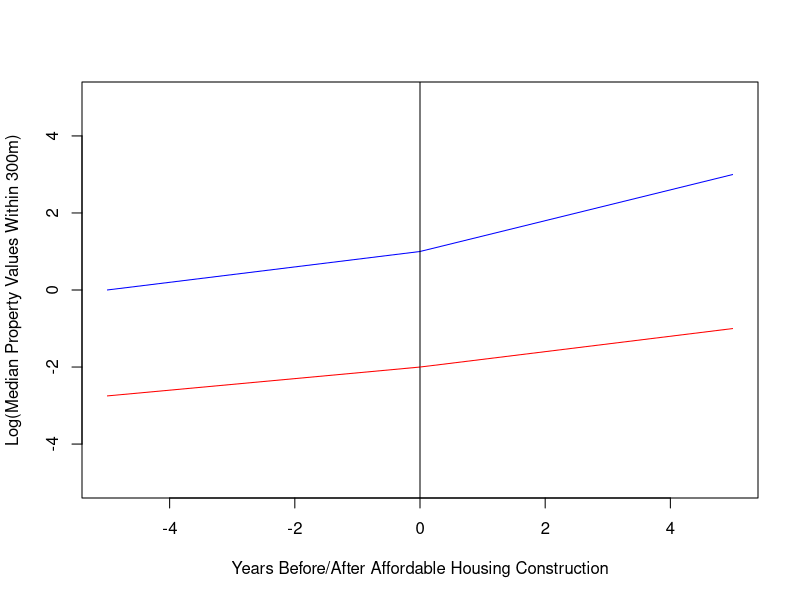

The R script that drew this image:
## ---- chunk 1
knitr::opts_chunk$set(echo = TRUE)
library(ggplot2)
library(plotrix)
## ---- chunk 2

# m1 <- lm(`time_vals.(1)`$t_m_1_100 ~ `time_vals.(1)`$completionyear + `time_vals.(1)`$section415dec, data = `time_vals.(1)`)
# 
# m2 <- lm(~ , data = analysis.data)
# m3 <- lm(~ , data = analysis.data)
# 
# stargazer(m1, m2, m3, type="html",
#           dep.var.labels=c("Median","Fast car (=1)"),
#           covariate.labels=c("Gross horsepower","Rear axle ratio","Four foward gears", "Five
#                              forward gears","Type of transmission (manual=1)"),
#           out="models.htm")

## ---- chunk 3

#p <- ggplot(data.frame(x=c(-5, 5), y=c(-30,30)), aes(x,y)) + labs(x = "Years Before/After Affordable Housing Construction") + labs(y #= "Log(Median Property Values Within 300 Meters)") + labs(title = "Difference-in-Differences Plot for ") + #geom_vline(xintercept=0)

plot(x=NA, type="n", ylim=c(-5, 5), xlim=c(-5, 5),
     xlab="Years Before/After Affordable Housing Construction", ylab="Log(Median Property Values Within 300m)")
# Group 1
ablineclip(a=1, b=0.2, x1= -5, x2=0, col="blue")
ablineclip(a=1, b=0.4, x1= 0, x2=5, col="blue")

# Group 2
ablineclip(a=-2, b=0.15,x1 = -5, x2=0, col="red")
abline(v = 0)

ablineclip(a=-2, b=0.2, x1= 0, x2=5, col="red")


